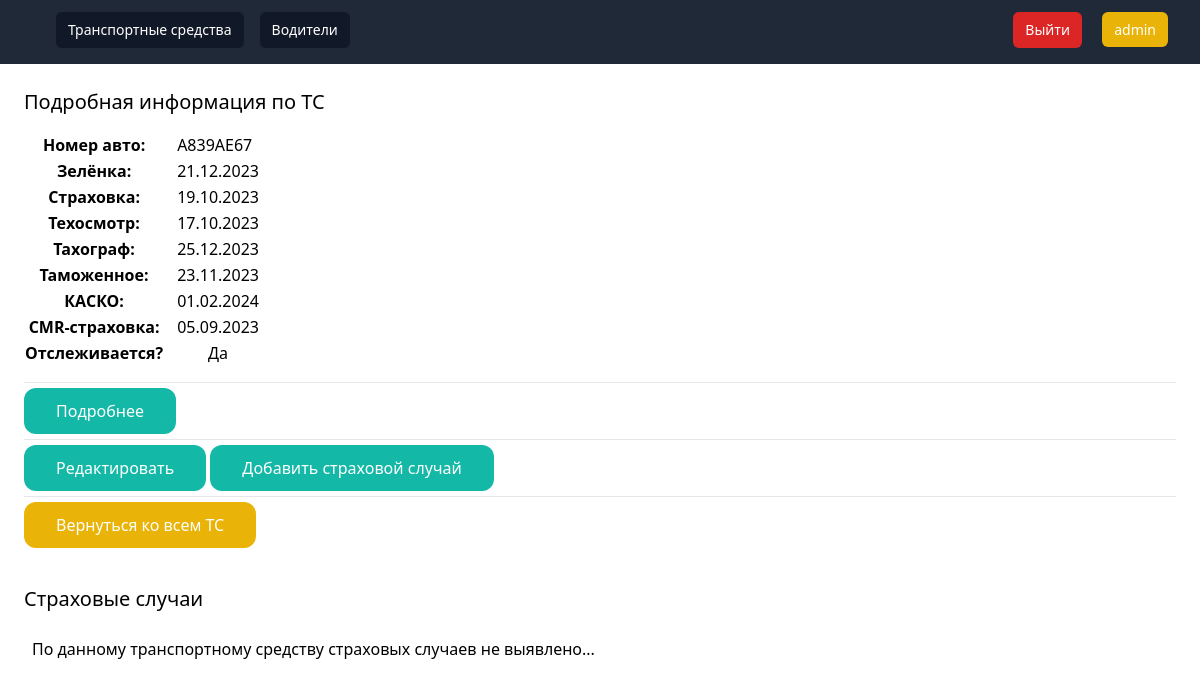
The app's page /2/car_info/ (signed in) with its own data.
### database/models.py (models this page shows, shortened)
class Car(models.Model):
    number = models.CharField(verbose_name='Номер авто', max_length=10)
    model = models.CharField(verbose_name='Модель ТС', max_length=50, default=None, blank=True, null=True)
    manufacture_year = models.IntegerField(verbose_name='Год выпуска', default=None, blank=True, null=True)
    green_card = models.DateField(verbose_name='Зелёнка', blank=True, null=True)
    strahovka = models.DateField(verbose_name='Страховка', blank=True, null=True)
    tehosmotr = models.DateField(verbose_name='Техосмотр', blank=True, null=True)
    tahograf = models.DateField(verbose_name='Тахограф', blank=True, null=True)
    tamogennoye = models.DateField(verbose_name='Таможенное', blank=True, null=True)
    kasko = models.DateField(verbose_name='КАСКО', blank=True, null=True)
    cmr_strahovka = models.DateField(verbose_name='CMR-страховка', blank=True, null=True)
    e100_rb = models.DateField(verbose_name='Е100 РБ', blank=True, null=True, default=None)
    e100_rf = models.DateField(verbose_name='Е100 РФ', blank=True, null=True, default=None)
    active = models.BooleanField(verbose_name='Отслеживать?', default=True)
    class Meta:
        verbose_name = 'Транспортное средство'
        verbose_name_plural = 'Транспортные средства'

### database/views.py (the view)
# urls.py: path('<int:pk>/car_info/', car_info, name='car_info'),
@login_required
def car_info(request, pk):
    car = Car.objects.get(pk=pk)
    events = InsuranceEvent.objects.filter(car=car)
    context = {
        'car': car,
        'events': events,
    }
    return render(request, 'database/cars/car_detail.html', context)

### database/templates/database/cars/car_detail.html (shortened to what this page needs)
{% extends 'database/base.html'%}
{% block content %}
<div class="py-6 px-6">
    <h1 class="mb-4 text-xl">Подробная информация по ТС</h1>
    <table>
        <tbody>
        <tr>
            <th><p class="mr-3">Номер авто:</p></th>
            <td>
                <p>{{ car.number }}</p>
            </td>
        </tr>
        <tr>
            <th><p class="mr-3">Зелёнка:</p></th>
            <td>
                <p>{{ car.green_card | date:'d.m.Y' }}</p>
            </td>
        </tr>
        <tr>
            <th><p class="mr-3">Страховка:</p></th>
            <td>
                <p>{{ car.strahovka | date:'d.m.Y' }}</p>
            </td>
        </tr>
        <tr>
            <th><p class="mr-3">Техосмотр:</p></th>
            <td>
                <p>{{ car.tehosmotr | date:'d.m.Y' }}</p>
            </td>
        </tr>
        <tr>
            <th><p class="mr-3">Тахограф:</p></th>
            <td>
                <p>{{ car.tahograf | date:'d.m.Y' }}</p>
            </td>
        </tr>
        <tr>
            <th><p class="mr-3">Таможенное:</p></th>
            <td>
                <p>{{ car.tamogennoye | date:'d.m.Y' }}</p>
            </td>
        </tr>
        <tr>
            <th><p class="mr-3">КАСКО:</p></th>
            <td>
                <p>{{ car.kasko | date:'d.m.Y' }}</p>
            </td>
        </tr>
        <tr>
            <th><p class="mr-3">CMR-страховка:</p></th>
            <td>
                <p>{{ car.cmr_strahovka | date:'d.m.Y' }}</p>
            </td>
        </tr>
        <tr>
            <th><p class="mr-3">Отслеживается?</p></th>
            <td>
                {% if car.active %}
                <p class="text-center">Да</p>
                {% else %}
                <p class="bg-red-500 text-center">Нет</p>
                {% endif %}
            </td>
        </tr>
        </tbody>
    </table>
    <hr class="my-4">
    <a class="py-3 px-8 bg-teal-500 text-white rounded-xl" href="{% url 'techpassport_info' car.id %}">Подробнее</a>
    <hr class="my-4">
    <a class="py-3 px-8 bg-teal-500 text-white rounded-xl" href="{% url 'car_edit' car.id %}">Редактировать</a>
    <a class="py-3 px-8 bg-teal-500 text-white rounded-xl" href="{% url 'add_car_event' car.id %}">Добавить страховой случай</a>
    <hr class="my-4">
    <a class="py-3 px-8 bg-yellow-500 text-white rounded-xl" href="{% url 'cars' %}">Вернуться ко всем ТС</a>
</div>
<div class="mb-4 py-6 px-6">
    <h1 class="text-xl">Страховые случаи</h1>
    {% if events %}
    <div class="mt-6 flex justify-between">
        <p class="py-6 bg-gray-200 text-center font-semibold w-full">Водитель</p>
        <p class="py-6 bg-gray-200 text-center font-semibold w-full">Подали в страховую</p>
        <p class="py-6 bg-gray-200 text-center font-semibold w-full">Страховой полис</p>
        <p class="py-6 bg-gray-200 text-center font-semibold w-full">Способ ремонта</p>
        <p class="py-6 bg-gray-200 text-center font-semibold w-full">Документы по ремонту передали в страховую</p>
        <p class="py-6 bg-gray-200 text-center font-semibold w-full">Дата оплаты от страховой</p>
        <p class="py-6 bg-gray-200 text-center font-semibold w-full"></p>
    </div>
    {% for event in events %}
    <div class="flex justify-between">
        <p class="py-2 text-center w-full">{{ event.driver }}</p>
        <p class="py-2 text-center w-full">
            <a href="{% url 'car_info' car.id %}"> {{ event.date_of_submission|date:"d.m.Y" }}</a>
        </p>
        <p class="py-2 text-center w-full">{{ event.polis_number }}</p>
        <p class="py-2 text-center w-full">{{ event.repair_method }}</p>
        <p class="py-2 text-center w-full">{{ event.final_docs|date:"d.m.Y" }}</p>
        <p class="py-2 text-center w-full">{{ event.payment_date|date:"d.m.Y" }}</p>
        <p class="py-2 w-full">
            <a class="ml-8 py-1 px-3 bg-teal-500 text-white rounded-xl" href="{% url 'event_info' event.id %}">Подробнее</a>
        </p>
    </div>
    {% endfor %}
    {% else %}
    <p class="mt-6 px-2">По данному транспортному средству страховых случаев не выявлено...</p>
    {% endif %}
</div>
{% endblock %}

### database/templates/database/base.html (shortened to what this page needs)
<!doctype html>
{% load static %}
<html>
<head>
    <script src="https://cdn.tailwindcss.com"></script>
</head>
<body>
<nav class="bg-gray-800">
    <div class="mx-auto max-w-7xl px-2 sm:px-6 lg:px-8">
        <div class="py-3 relative flex h-16 justify-between">
            <div class="flex flex-1 items-center justify-center sm:items-stretch sm:justify-start">
                <div class="hidden sm:ml-6 sm:block">
                    <div class="flex space-x-4">
                        <a href="{% url 'cars' %}"
                           class="bg-gray-900 text-white rounded-md px-3 py-2 text-sm font-medium">Транспортные
                            средства</a>
                        <a href="{% url 'drivers' %}"
                           class="bg-gray-900 text-white rounded-md px-3 py-2 text-sm font-medium">Водители</a>
                    </div>
                </div>
            </div>
            <div class="space-x-4">
                <button class="bg-red-600 text-white rounded-md px-3 py-2 text-sm font-medium"
                        onclick="location.href='{% url 'logout' %}?next=/'">Выйти
                </button>
                <a class="bg-yellow-500 text-white rounded-md px-3 py-2 text-sm font-medium">{{ user.username }}</a>
            </div>
        </div>
    </div>
</nav>
{% block content %}
{% endblock %}
</body>
</html>

### records on screen
Car: number "A839AE67", green_card "21.12.2023", strahovka "19.10.2023", tehosmotr "17.10.2023", tahograf "25.12.2023", tamogennoye "23.11.2023", kasko "01.02.2024", cmr_strahovka "05.09.2023"

### other values on screen
{{ user.username }} "admin"
